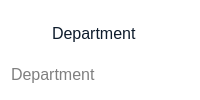
                       <widget class="QFrame" name="verticalFrame">
                        <property name="sizePolicy">
                         <sizepolicy hsizetype="Preferred" vsizetype="Fixed">
                          <horstretch>0</horstretch>
                          <verstretch>0</verstretch>
                         </sizepolicy>
                        </property>
                        <property name="styleSheet">
                         <string notr="true">QLabel{
	color: rgb(14, 28, 44);
	background-color: none;
}
QFrame{
background-color: rgb(255, 255, 255);
border-radius: 10px;
}
QLineEdit{
border: none;
background-color: rgb(255, 255, 255);
}</string>
                        </property>
                        <layout class="QVBoxLayout" name="verticalLayout_4">
                         <property name="leftMargin">
                          <number>9</number>
                         </property>
                         <property name="topMargin">
                          <number>9</number>
                         </property>
                         <property name="rightMargin">
                          <number>9</number>
                         </property>
                         <property name="bottomMargin">
                          <number>9</number>
                         </property>
                         <item>
                          <widget class="QFrame" name="frame">
                           <property name="sizePolicy">
                            <sizepolicy hsizetype="Preferred" vsizetype="Fixed">
                             <horstretch>0</horstretch>
                             <verstretch>0</verstretch>
                            </sizepolicy>
                           </property>
                           <layout class="QHBoxLayout" name="horizontalLayout_14">
                            <item>
                             <widget class="QLabel" name="label_8">
                              <property name="sizePolicy">
                               <sizepolicy hsizetype="Fixed" vsizetype="Fixed">
                                <horstretch>0</horstretch>
                                <verstretch>0</verstretch>
                               </sizepolicy>
                              </property>
                              <property name="maximumSize">
                               <size>
                                <width>28</width>
                                <height>28</height>
                               </size>
                              </property>
                              <property name="text">
                               <string/>
                              </property>
                              <property name="pixmap">
                               <pixmap resource="resources.qrc">:/resources/employee-icons/department.svg</pixmap>
                              </property>
                              <property name="scaledContents">
                               <bool>true</bool>
                              </property>
                             </widget>
                            </item>
                            <item>
                             <widget class="QLabel" name="label_12">
                              <property name="sizePolicy">
                               <sizepolicy hsizetype="Preferred" vsizetype="Fixed">
                                <horstretch>0</horstretch>
                                <verstretch>0</verstretch>
                               </sizepolicy>
                              </property>
                              <property name="font">
                               <font>
                                <pointsize>12</pointsize>
                               </font>
                              </property>
                              <property name="styleSheet">
                               <string notr="true">color: rgb(14, 28, 44);</string>
                              </property>
                              <property name="text">
                               <string>Department</string>
                              </property>
                             </widget>
                            </item>
                           </layout>
                          </widget>
                         </item>
                         <item>
                          <widget class="QLineEdit" name="department_lineEdit">
                           <property name="sizePolicy">
                            <sizepolicy hsizetype="Preferred" vsizetype="Fixed">
                             <horstretch>0</horstretch>
                             <verstretch>0</verstretch>
                            </sizepolicy>
                           </property>
                           <property name="font">
                            <font>
                             <pointsize>12</pointsize>
                            </font>
                           </property>
                           <property name="placeholderText">
                            <string>Department</string>
                           </property>
                          </widget>
                         </item>
                        </layout>
                       </widget>
